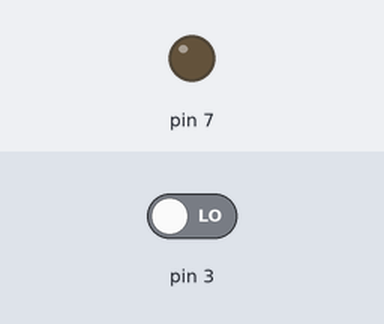
Bench run of a sketch on a simulated Arduino Uno, built with avr-gcc and run on an emulated ATmega328P. On the bench: output pins drawn as LEDs (lit = HIGH). The test bench sets the inputs (shaded band); at power-on: pin 3 LOW.

Above: at 1.2 s.
1.3 s: pin 3 driven HIGH
At 1.9 s:
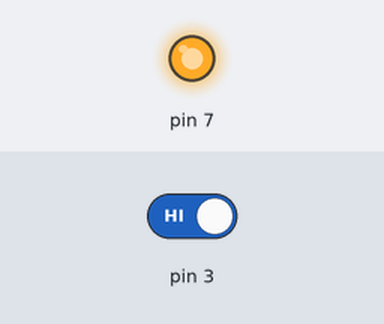
2.8 s: pin 3 driven LOW
At 4.2 s:
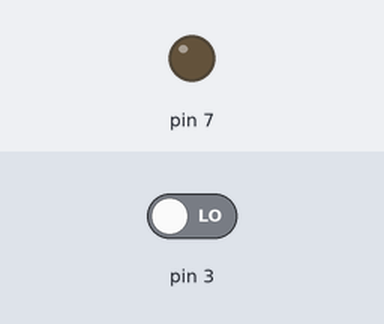
Timing chart, 0 to 5.8 s (numbered marks = the images above; inputs shaded):
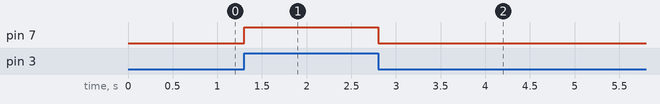

The sketch:

sketch_sep20b.ino
```cpp
void setup() {
  // put your setup code here, to run once:
  //make 3 an input
  pinMode(3, INPUT);
  //make 7 an output
  pinMode(7, OUTPUT);

}

void loop() {
  // put your main code here, to run repeatedly:
  //read input on 3
  int switchState = digitalRead(3);
  //if the input is high
  if (switchState == HIGH) {
    //turn on the LED on pin 7
    digitalWrite(7, HIGH);
    //otherwise
  } else {
    //turn off the LED on pin 7
    digitalWrite(7, LOW);
  }
}
```

Measured:
- after the input at 1.3 s, pin 7: LOW → HIGH at once
- after the input at 2.8 s, pin 7: HIGH → LOW at once
